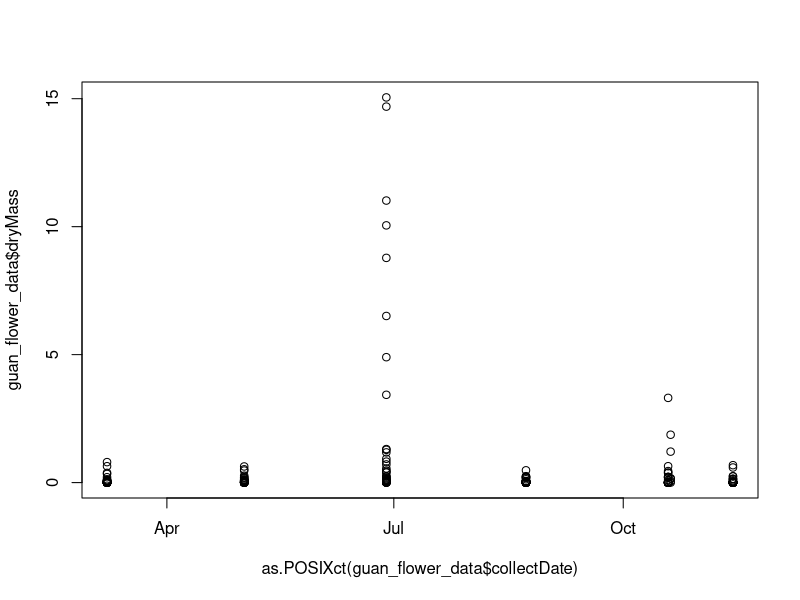

Reproduce this figure in R.
# A script to visualize NEON data on litterfall
# Courtney Lopez
# February 8, 2018 

# Read in the data 
litter_data <- read.csv("data/ltr_massdata.csv",
                          header = TRUE)

# Subset out data from the Guan Experimental forest 

guan_data <- subset(litter_data,
       siteID == "GUAN")

# Let's first look at just flower mass data 

guan_flower_data <-subset(guan_data,
                          functionalGroup == "Flowers")

# Make a scatterplot of flower mass by date 

plot(x = as.POSIXct(guan_flower_data$collectDate),
     y = guan_flower_data$dryMass)
